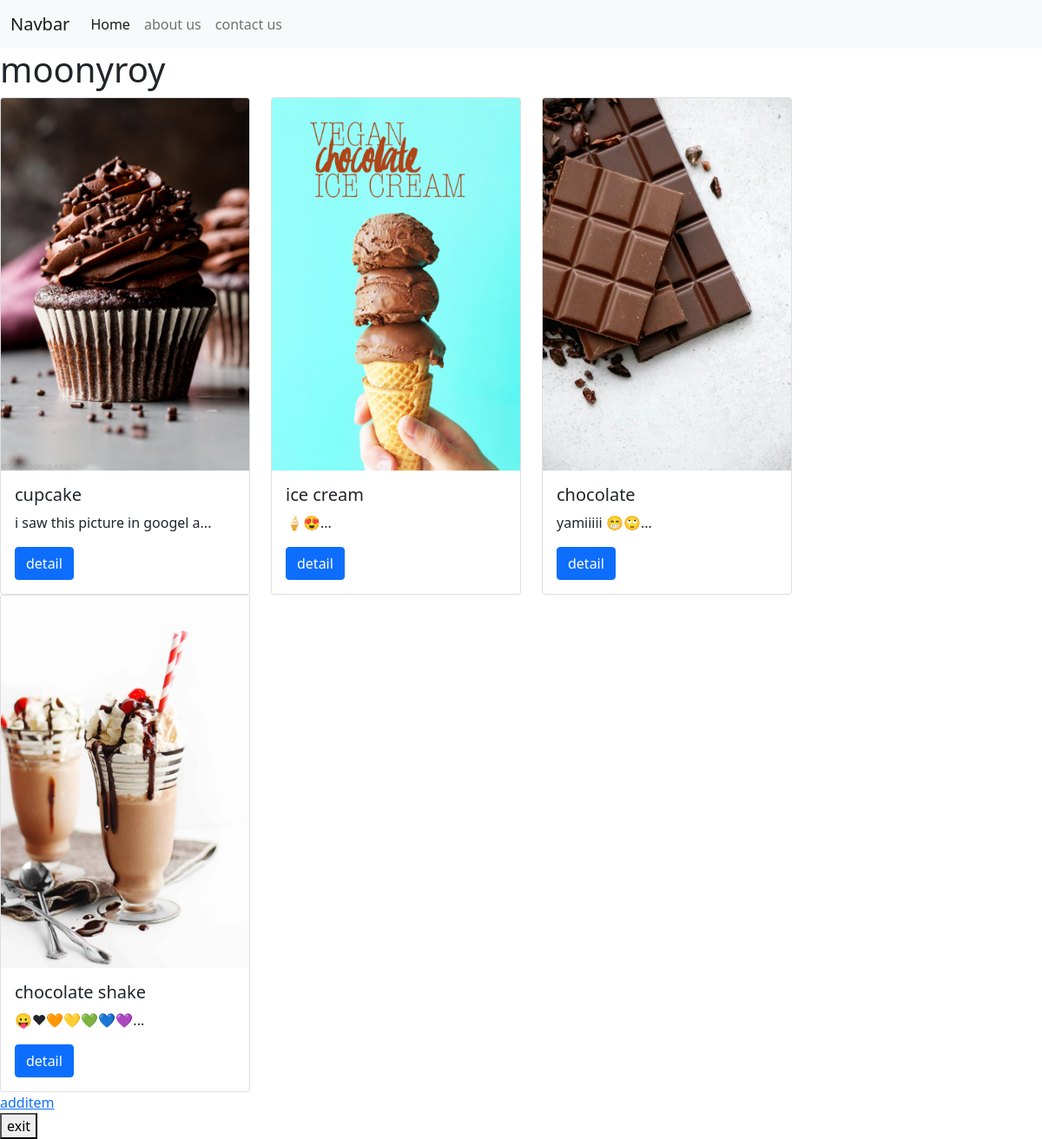
Page /testapp/ (signed in) on the committed database.
### testapp/models.py (models this page shows, shortened)
class Blog(models.Model):
    title = models.CharField(max_length=200)
    content = models.TextField()
    date = models.DateField(auto_now_add=True , null=True , blank=True)
    author = models.ForeignKey(User , on_delete = models.CASCADE , null=True , blank=True)
    image = models.ImageField(upload_to = '%Y/%m/%d' ,null=True , blank=True )
    likes = models.ManyToManyField(User , related_name='BlogLikes' , blank=True)
    def getsnippet(self):
        return self.content[0:30] + '...'

### testapp/views.py (the view)
# urls.py: path('', BlogView.as_view() , name = 'home'),
class BlogView(generic.ListView):
    template_name = 'testapp/Home.html'
    context_object_name = 'blogpost'
    def get_queryset(self):
        return Blog.objects.all()

### testapp/templates/testapp/Home.html (shortened to what this page needs)
{% extends 'base.html' %}
{% block content %}
{% if user.is_authenticated %}
<h1>{{user.username}}</h1>
{% endif %}
    <div class="row row-cols-auto">
            {% for post in blogpost  %}
            <div class="col">
            <div class="card" style="width: 18rem;">
                <img src="{{post.image.url}}" class="card-img-top" alt="..." style="justify-content: center;">
                <div class="card-body">
                  <h5 class="card-title">{{post.title}}</h5>
                  <p class="card-text">{{post.getsnippet}}</p>
                  <a href="{% url 'detail' post.id %}" class="btn btn-primary">detail</a>
                </div>
              </div>
            </div>
            {% endfor %}
    </div>
<a href="additem">additem</a>
{% if user.is_authenticated %}
<form action="{% url 'accounts:logout' %}" method="POST">
<button type="submit">exit</button>
</form>
{% endif %}
{% endblock content %}
    {% load static %}

### rows in the picture
Blog: image (picture), title "cupcake", getsnippet "i saw this picture in googel a..."
Blog: image (picture), title "ice cream", getsnippet "🍦😍..."
Blog: image (picture), title "chocolate", getsnippet "yamiiiii 😁🙄..."
Blog: image (picture), title "chocolate shake", getsnippet "😛❤🧡💛💚💙💜..."

### other values in the picture
{{ user.username }} "moonyroy"
